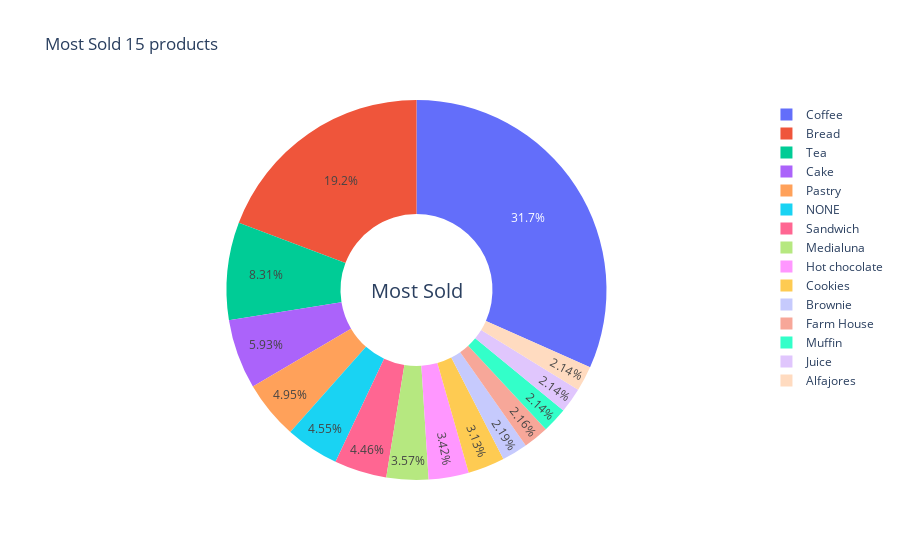

The cell this chart's notebook holds for it:
### Markdown cell above
### Ploting a Pie-Chart out of it

### Code cell
import chart_studio.plotly as py                                    #importing poltly
from plotly.offline import init_notebook_mode, plot, iplot          #using poltly offline
init_notebook_mode(connected = True)                                #init notebook connected so that it can be used in jupyter notebook
import plotly.graph_objs as go
init_notebook_mode(connected = True)
val = most_sold_items.Items                                         #we have stored the names of most sold items in val
fig = {
       'data': [{'values': most_sold_items.iloc[:,1], 'labels':val, 'name': 'Products', 'hoverinfo': 'label+percent',
                 'hole':.4, 'type': 'pie'}],
       'layout':{
           'title': 'Most Sold 15 products', 'annotations': [{'font':{'size':20}, 'showarrow': False, 'text':'Most Sold',
                                                             'x':.5, 'y':.5}]
                }
      }
# in values we pass second column of most_sold_items by iloc and then in labels we pass the Items which we have already stoed in val
# hoverinfo is the info displayed when we hover the mouse on the graph, hole is the center hole and type is the type of graph

iplot(fig)

### Figure 1 — Plotly figure (JSON) as saved in the notebook; plotly's stock layout.template omitted (floating-point values rounded to 4 significant figures)
{"data": [{"hole": 0.4, "hoverinfo": "label+percent", "labels": ["Coffee", "Bread", "Tea", "Cake", "Pastry", "NONE", "Sandwich", "Medialuna", "Hot chocolate", "Cookies", "Brownie", "Farm House", "Muffin", "Juice", "Alfajores"], "name": "Products", "type": "pie", "values": [5471, 3325, 1435, 1025, 856, 786, 771, 616, 590, 540, 379, 374, 370, 369, 369]}], "layout": {"annotations": [{"font": {"size": 20}, "showarrow": false, "text": "Most Sold", "x": 0.5, "y": 0.5}], "title": {"text": "Most Sold 15 products"}}}
